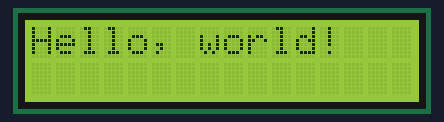
Bench run of a sketch on a simulated Arduino Uno, built with avr-gcc and run on an emulated ATmega328P. Parts: 16×2 character LCD.

Above: at 0.1 s.
At 1.2 s:
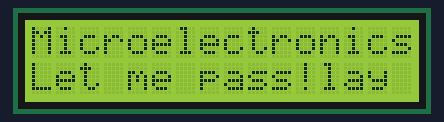
At 2.2 s:
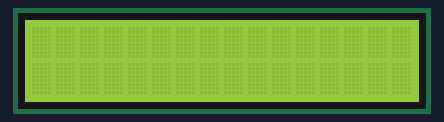
At 3.2 s:
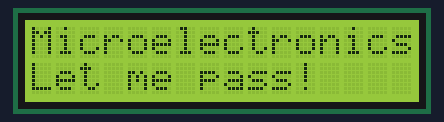

Measured:
- what the display in image 1 shows lasts 1.0 s, from 1.1 s to 2.1 s

The sketch:

LCD_test.ino
```cpp
#include <Wire.h>
#include <LiquidCrystal_I2C.h>
// Set pins on I2C chip for LCD connections:
//              addr,en,rw,rs,d4,d5,d6,d7,bl,blpol
LiquidCrystal_I2C lcd(0x3F, 2, 1, 0, 4, 5, 6, 7, 3,           POSITIVE);
void setup() {
  lcd.begin(16, 2);   // initialize LCD //size of LCD.
  lcd.backlight();    // open LCD backlight
  lcd.setCursor(0, 0);  // setting cursor
  lcd.print("Hello, world!");
  delay(1000);  lcd.clear();
  lcd.setCursor(0, 1);
  lcd.print("Type to display");
}
void loop() {
  lcd.setCursor(0, 0);  // setting cursor
  lcd.print("Microelectronics");
  lcd.setCursor(0, 1);
  lcd.print("Let me pass!");
  delay(1000);
//  lcd.setCursor(0, 1);
//  lcd.print("Let me pass!");
//  delay(1000);
  lcd.clear();
  delay(1000);
  }
```
